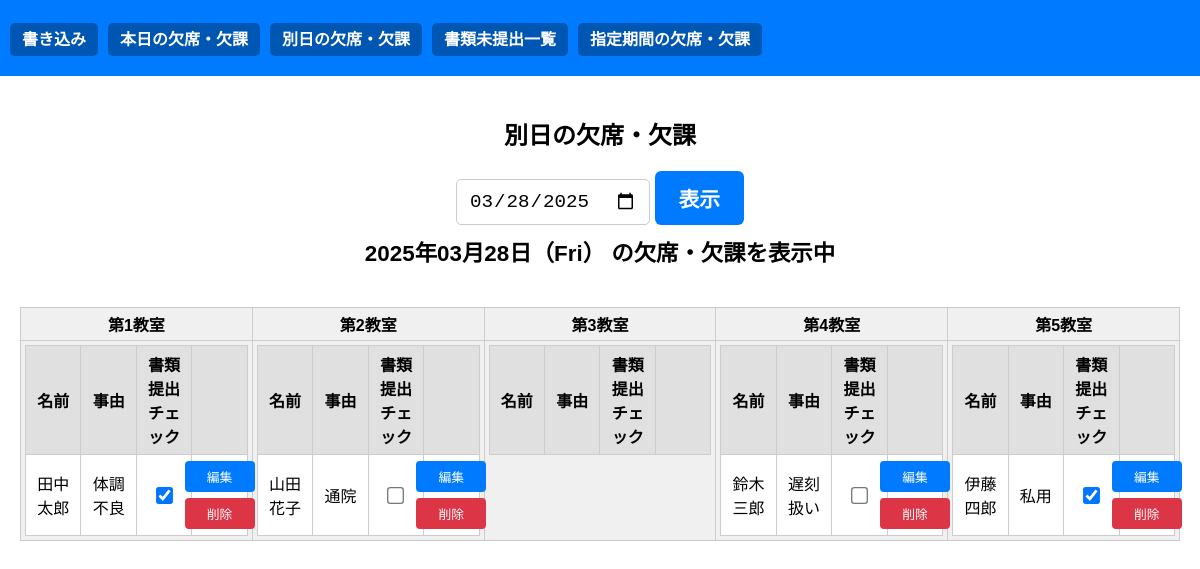
Page /other-date on the committed database.
### tables this page shows
CREATE TABLE attendance (
    id INTEGER PRIMARY KEY AUTOINCREMENT,
    student_id INTEGER,
    date TEXT,
    reason TEXT,
    document_submitted INTEGER DEFAULT 0,
    UNIQUE(student_id, date),
    FOREIGN KEY (student_id) REFERENCES students(id)
);

CREATE TABLE students (
    id INTEGER PRIMARY KEY AUTOINCREMENT,
    name TEXT NOT NULL,
    classroom TEXT NOT NULL
);

### app.py (the view)
@app.route('/other-date')
def other_date():
    raw_date = request.args.get('date')
    if not raw_date:
        raw_date = date.today().isoformat()
    parsed_date = date.fromisoformat(raw_date)
    formatted_date = parsed_date.strftime('%Y年%m月%d日（%a）')
    conn = get_db()
    cur = conn.cursor()
    cur.execute("""
        SELECT s.id as student_id, s.name, s.classroom,
                a.reason, a.document_submitted
        FROM students s
        LEFT JOIN attendance a ON s.id = a.student_id AND a.date = ?
        ORDER BY s.classroom, s.name
    """, (raw_date,))
    records = cur.fetchall()
    return render_template(
        'other_date.html',
        selected_date=raw_date,
        formatted_date=formatted_date,
        records=records
    )

### app.py (called while the page is built)
def get_db():
    conn = sqlite3.connect(DB)
    conn.row_factory = sqlite3.Row
    return conn

### templates/other_date.html (shortened to what this page needs)
{% extends "base.html" %}
{% block content %}
<h2 class="centered">別日の欠席・欠課</h2>
<div class="centered">
    <form method="get">
        <input type="date" name="date" value="{{ selected_date }}" class="big-input">
        <button type="submit" class="big-button">表示</button>
    </form>
    <p class="centered-date">{{ formatted_date }} の欠席・欠課を表示中</p>
</div>
<br>
<table class="classroom-table">
    <tr>
        {% for i in range(1, 6) %}
        <th>第{{ i }}教室</th>
        {% endfor %}
    </tr>
    <tr>
        {% for i in range(1, 6) %}
        {% set classroom_name = '第' ~ i ~ '教室' %}
        <td>
            <table class="inner-table student-table">
                <tr>
                    <th>名前</th>
                    <th>事由</th>
                    <th>書類提出チェック</th>
                    <th></th>
                </tr>
                {% for r in records if r.classroom == classroom_name and r.reason %}
                <tr>
                    <td>{{ r.name }}</td>
                    <td>{{ r.reason or '' }}</td>
                    <td>
                        <form method="post" action="{{ url_for('toggle_submitted') }}">
                            <input type="checkbox" name="submitted" onchange="this.form.submit()"
                                {% if r.document_submitted %}checked{% endif %}>
                        </form>
                    </td>
                    <td>
                        <div class="action-cell">
                            <form method="get" action="{{ url_for('edit',student_id=r.student_id) }}">
                                <button type="submit" class="edit-button">編集</button>
                            </form>
                            <form method="post" action="{{ url_for('delete') }}" onsubmit="return confirm('本当に削除しますか？');">
                                <button type="submit" class="delete-button">削除</button>
                            </form>
                        </div>
                    </td>
                </tr>
                {% endfor %}
            </table>
        </td>
        {% endfor %}
    </tr>
</table>
{% endblock %}

### static/style.css (style rules this page uses)
body { font-family: sans-serif; margin: 0; }
.centered { text-align: center; }
.big-input { padding: 10px 12px; font-size: 1.2rem; border: 1px solid #ccc; border-radius: 5px; }
.big-button { padding: 10px 20px; font-size: 1.2rem; background-color: #007BFF; color: white; border: none; border-radius: 5px; font-weight: bold; cursor: pointer; }
.classroom-table { width: 100%; border-collapse: collapse; background-color: #f0f0f0; }
.classroom-table th, .classroom-table td { border: 1px solid #ccc; padding: 4px; text-align: center; vertical-align: top; }
.inner-table { width: 100%; border-collapse: collapse; background-color: white; margin: 0 auto; table-layout: fixed; }
.inner-table th, .inner-table td { width: 25%; text-align: center; vertical-align: middle; padding: 6px; }
.inner-table th { background-color: #e0e0e0; }
.inner-table input[type="checkbox"] { transform: scale(1.3); display: block; margin: 0 auto; }
.action-cell { display: flex; flex-direction: column; justify-content: center; align-items: center; gap: 6px; height: 100%; }
.edit-button, .delete-button { font-size: 0.8rem; padding: 6px 10px; width: 70px; max-width: 100%; text-align: center; border: none; border-radius: 4px; cursor: pointer; box-sizing: border-box; }
.edit-button { background-color: #007BFF; color: white; }
.delete-button { background-color: #dc3545; color: white; }
.big-button { padding: 12px 24px; font-size: 1.3rem; background-color: #007BFF; color: white; border: none; border-radius: 6px; font-weight: bold; cursor: pointer; }
.centered-date { text-align: center; font-size: 1.4rem; font-weight: bold; margin-top: 10px; }

### rows in the picture
attendance: name "田中 太郎", reason "体調不良", document_submitted "☑"
attendance: name "山田 花子", reason "通院"
attendance: name "鈴木 三郎", reason "遅刻扱い"
attendance: name "伊藤 四郎", reason "私用", document_submitted "☑"

### other values in the picture
{{ i }} "1" "2" "3" "4" "5"
